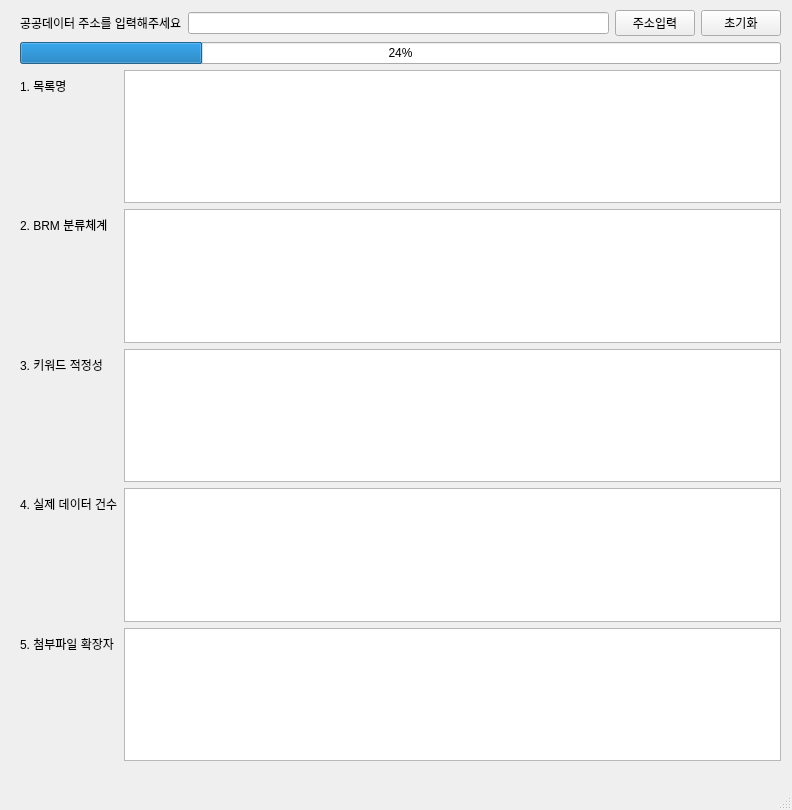
<?xml version="1.0" encoding="UTF-8"?>
<ui version="4.0">
 <class>opendata</class>
 <widget class="QMainWindow" name="opendata">
  <property name="geometry">
   <rect>
    <x>0</x>
    <y>0</y>
    <width>792</width>
    <height>810</height>
   </rect>
  </property>
  <property name="windowTitle">
   <string>공공데이터 청년인턴 목록점검</string>
  </property>
  <widget class="QWidget" name="centralwidget">
   <widget class="QWidget" name="verticalLayoutWidget">
    <property name="geometry">
     <rect>
      <x>20</x>
      <y>10</y>
      <width>761</width>
      <height>751</height>
     </rect>
    </property>
    <layout class="QVBoxLayout" name="verticalLayout_2" stretch="0,0,0">
     <item>
      <layout class="QHBoxLayout" name="horizontalLayout">
       <item>
        <widget class="QLabel" name="label">
         <property name="text">
          <string>공공데이터 주소를 입력해주세요</string>
         </property>
        </widget>
       </item>
       <item>
        <widget class="QLineEdit" name="Url"/>
       </item>
       <item>
        <widget class="QPushButton" name="btn_1">
         <property name="text">
          <string>주소입력</string>
         </property>
        </widget>
       </item>
       <item>
        <widget class="QPushButton" name="reset_btn">
         <property name="text">
          <string>초기화</string>
         </property>
        </widget>
       </item>
      </layout>
     </item>
     <item>
      <widget class="QProgressBar" name="progressBar">
       <property name="value">
        <number>24</number>
       </property>
      </widget>
     </item>
     <item>
      <layout class="QFormLayout" name="formLayout">
       <item row="1" column="0">
        <widget class="QLabel" name="List_Name">
         <property name="text">
          <string>1. 목록명</string>
         </property>
        </widget>
       </item>
       <item row="1" column="1">
        <widget class="QTextBrowser" name="result_1"/>
       </item>
       <item row="4" column="0">
        <widget class="QLabel" name="BRM">
         <property name="text">
          <string>2. BRM 분류체계</string>
         </property>
        </widget>
       </item>
       <item row="4" column="1">
        <widget class="QTextBrowser" name="result_2"/>
       </item>
       <item row="5" column="0">
        <widget class="QLabel" name="Keyword">
         <property name="text">
          <string>3. 키워드 적정성</string>
         </property>
        </widget>
       </item>
       <item row="5" column="1">
        <widget class="QTextBrowser" name="result_3"/>
       </item>
       <item row="7" column="0">
        <widget class="QLabel" name="Data">
         <property name="text">
          <string>4. 실제 데이터 건수</string>
         </property>
        </widget>
       </item>
       <item row="7" column="1">
        <widget class="QTextBrowser" name="result_4"/>
       </item>
       <item row="8" column="0">
        <widget class="QLabel" name="Extend">
         <property name="text">
          <string>5. 첨부파일 확장자</string>
         </property>
        </widget>
       </item>
       <item row="8" column="1">
        <widget class="QTextBrowser" name="result_5"/>
       </item>
      </layout>
     </item>
    </layout>
   </widget>
  </widget>
  <widget class="QMenuBar" name="menubar">
   <property name="geometry">
    <rect>
     <x>0</x>
     <y>0</y>
     <width>792</width>
     <height>21</height>
    </rect>
   </property>
  </widget>
  <widget class="QStatusBar" name="statusbar"/>
 </widget>
 <resources/>
 <connections/>
</ui>
